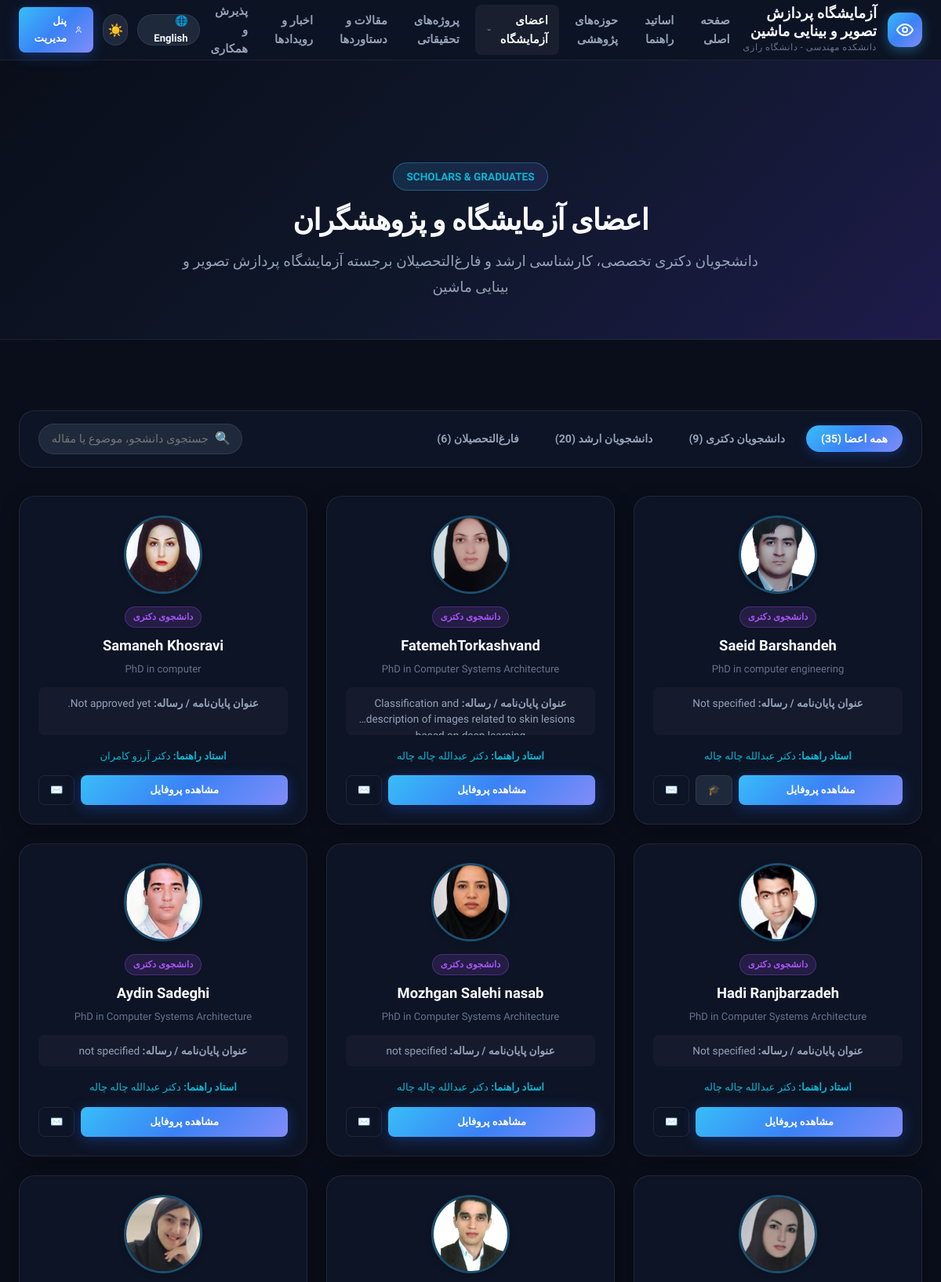
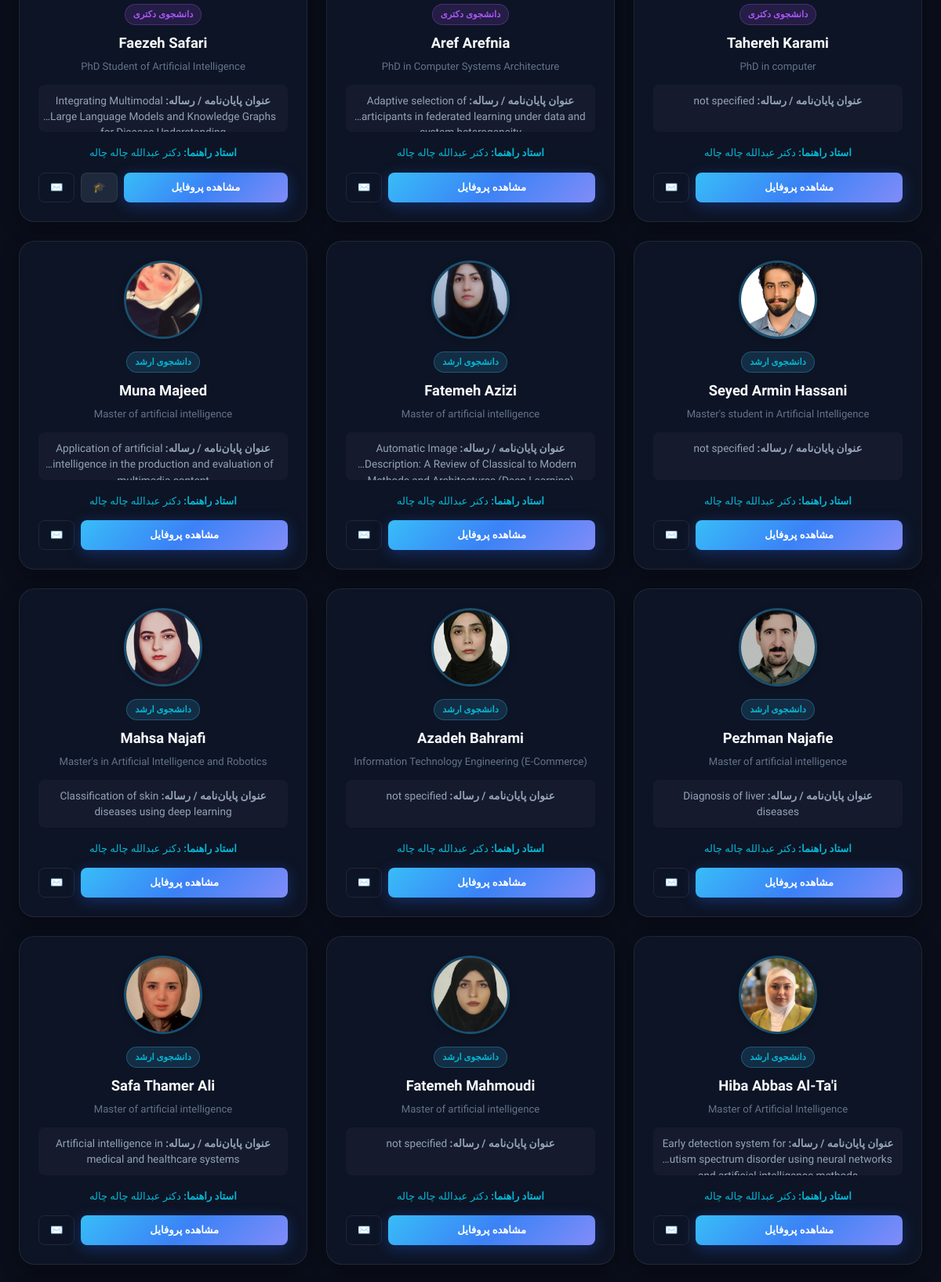
Page /research_portal/team.php (upper part) on the committed database (2 pictures, top to bottom).
### tables this page shows
CREATE TABLE IF NOT EXISTS `students` (
  `id` int(11) NOT NULL AUTO_INCREMENT,
  `name` varchar(255) NOT NULL DEFAULT '',
  `full_name` varchar(255) NOT NULL DEFAULT '',
  `email` varchar(255) NOT NULL DEFAULT '',
  `major` varchar(255) NOT NULL DEFAULT '',
  `degree` enum('MSc','PhD') NOT NULL DEFAULT 'MSc',
  `photo` varchar(255) DEFAULT NULL,
  `status` varchar(100) NOT NULL DEFAULT '',
  `thesis_title` text DEFAULT NULL,
  `research_interests` text DEFAULT NULL,
  `contact` varchar(255) NOT NULL DEFAULT '',
  `scholar_link` varchar(500) NOT NULL DEFAULT '',
  `image` varchar(255) DEFAULT NULL,
  `professor_id` int(11) DEFAULT NULL,
  `created_at` timestamp NOT NULL DEFAULT current_timestamp(),
  `graduated` tinyint(1) NOT NULL DEFAULT 0,
  PRIMARY KEY (`id`)
);

CREATE TABLE IF NOT EXISTS `professor` (
  `id` int(11) NOT NULL AUTO_INCREMENT,
  `name` varchar(255) NOT NULL DEFAULT '',
  `name_fa` varchar(255) NOT NULL DEFAULT '',
  `position` varchar(255) NOT NULL DEFAULT '',
  `position_fa` varchar(255) NOT NULL DEFAULT '',
  `field` varchar(255) NOT NULL DEFAULT '',
  `field_fa` varchar(255) NOT NULL DEFAULT '',
  `email` varchar(255) NOT NULL DEFAULT '',
  `scholar_link` varchar(500) NOT NULL DEFAULT '',
  `linkedin` varchar(500) NOT NULL DEFAULT '',
  `bio` text DEFAULT NULL,
  `bio_fa` text DEFAULT NULL,
  `image` varchar(255) DEFAULT NULL,
  PRIMARY KEY (`id`)
);

### research_portal/team.php (the view, shortened to what this page needs)
<?php
require_once __DIR__ . "/includes/db.php";
require_once __DIR__ . "/header.php";
$students_list = [];
if ($conn && !$conn->connect_error) {
    $s_res = $conn->query("
        SELECT s.*, p.name AS professor_name, p.name_fa AS professor_name_fa
        FROM students s
        LEFT JOIN professor p ON s.professor_id = p.id
        ORDER BY s.graduated ASC, s.degree DESC, s.id DESC
    ");
    if ($s_res) {
        while ($row = $s_res->fetch_assoc()) {
            $students_list[] = $row;
        }
    }
}
$total_count = count($students_list);
$phd_count = count(array_filter($students_list, fn($s) => ($s['degree'] === 'PhD' || stripos($s['status'], 'PhD') !== false) && (int)$s['graduated'] === 0));
$msc_count = count(array_filter($students_list, fn($s) => ($s['degree'] === 'MSc' || stripos($s['status'], 'MSc') !== false) && (int)$s['graduated'] === 0));
$alumni_count = count(array_filter($students_list, fn($s) => (int)$s['graduated'] === 1));
?>
<div class="page-header" style="padding: 130px 0 50px 0; background: var(--gradient-hero); text-align: center; border-bottom: 1px solid var(--border-color);">
    <div class="container">
        <span class="section-badge">Scholars & Graduates</span>
        <h1 class="hero-title" style="font-size: 2.3rem; margin-bottom: 12px;">
            <?= $is_rtl ? 'اعضای آزمایشگاه و پژوهشگران' : 'Lab Members & Graduate Scholars' ?>
        </h1>
        <p class="hero-desc" style="max-width: 750px; margin: 0 auto;">
            <?= $is_rtl ? 'دانشجویان دکتری تخصصی، کارشناسی ارشد و فارغ‌التحصیلان برجسته آزمایشگاه پردازش تصویر و بینایی ماشین' : 'Doctoral researchers, master students, and alumni contributing to computer vision and machine intelligence.' ?>
        </p>
    </div>
</div>
<section class="section">
    <div class="container">
        <div class="filter-bar">
            <div class="filter-tabs">
                <button type="button" class="filter-btn active" data-filter="all">
                    <?= $is_rtl ? 'همه اعضا' : 'All Members' ?> (<?= $total_count ?>)
                </button>
                <button type="button" class="filter-btn" data-filter="phd">
                    <?= $is_rtl ? 'دانشجویان دکتری' : 'PhD Candidates' ?> (<?= $phd_count ?>)
                </button>
                <button type="button" class="filter-btn" data-filter="msc">
                    <?= $is_rtl ? 'دانشجویان ارشد' : 'MSc Students' ?> (<?= $msc_count ?>)
                </button>
                <button type="button" class="filter-btn" data-filter="alumni">
                    <?= $is_rtl ? 'فارغ‌التحصیلان' : 'Graduated Alumni' ?> (<?= $alumni_count ?>)
                </button>
            </div>
            <div class="search-input-wrap">
                <span class="search-icon-pos">🔍</span>
                <input type="text" id="student-search-input" placeholder="<?= htmlspecialchars($tr['search_placeholder']) ?>">
            </div>
        </div>
        <div class="students-grid" id="students-container">
            <?php foreach ($students_list as $student):
                $name = !empty($student['full_name']) ? $student['full_name'] : $student['name'];
                $is_phd = (stripos($student['status'], 'PhD') !== false || $student['degree'] === 'PhD');
                $is_alumni = ((int)$student['graduated'] === 1);
                $badge_class = $is_alumni ? 'badge-alumni' : ($is_phd ? 'badge-phd' : 'badge-msc');
                $badge_label = $is_alumni
                    ? ($is_rtl ? 'فارغ‌التحصیل' : 'Alumni')
                    : ($is_phd ? ($is_rtl ? 'دانشجوی دکتری' : 'PhD Candidate') : ($is_rtl ? 'دانشجوی ارشد' : 'MSc Student'));
                $supervisor_name = !empty($student['professor_name_fa']) && $is_rtl ? $student['professor_name_fa'] : (!empty($student['professor_name']) ? $student['professor_name'] : ($is_rtl ? 'دکتر عبدالله چاله چاله' : 'Dr. Abdolah Chalechale'));
            ?>
            <div class="glass-card student-card student-card-item"
                 data-degree="<?= $student['degree'] ?> <?= $student['status'] ?>"
                 data-graduated="<?= $student['graduated'] ?>"
                 data-name="<?= htmlspecialchars($name) ?>"
                 data-interests="<?= htmlspecialchars($student['research_interests'] ?? '') ?>"
                 data-thesis="<?= htmlspecialchars($student['thesis_title'] ?? '') ?>"
                 data-supervisor="<?= htmlspecialchars($supervisor_name) ?>">
                <img class="student-avatar"
                     src="uploads/<?= !empty($student['photo']) ? htmlspecialchars($student['photo']) : 'default.png' ?>"
                     alt="<?= htmlspecialchars($name) ?>"
                     onerror="this.src='uploads/default.png'">
                <span class="student-degree-badge <?= $badge_class ?>"><?= $badge_label ?></span>
                <h3 class="student-name"><?= htmlspecialchars($name) ?></h3>
                <div class="student-major"><?= htmlspecialchars($student['major'] ?? '') ?></div>
                <?php if (!empty($student['thesis_title'])): ?>
                <div class="student-thesis">
                    <strong><?= htmlspecialchars($tr['thesis_title']) ?>: </strong>
                    <?= htmlspecialchars($student['thesis_title']) ?>
                </div>
                <?php endif; ?>
                <?php if (!empty($supervisor_name)): ?>
                <div style="font-size: 0.82rem; color: var(--accent-cyan); margin-bottom: 14px;">
                    <strong><?= htmlspecialchars($tr['supervisor']) ?>: </strong><?= htmlspecialchars($supervisor_name) ?>
                </div>
                <?php endif; ?>
                <div class="student-card-actions">
                    <a href="student_details.php?id=<?= $student['id'] ?>" class="btn btn-primary btn-sm" style="flex: 1;">
                        <?= htmlspecialchars($tr['view_profile']) ?>
                    </a>
                    <?php if (!empty($student['scholar_link'])): ?>
                    <a href="<?= htmlspecialchars($student['scholar_link']) ?>" target="_blank" class="btn btn-secondary btn-sm" title="Google Scholar">
                        🎓
                    </a>
                    <?php endif; ?>
                    <?php if (!empty($student['email'])): ?>
                    <a href="mailto:<?= htmlspecialchars($student['email']) ?>" class="btn btn-outline btn-sm" title="<?= htmlspecialchars($student['email']) ?>">
                        ✉️
                    </a>
                    <?php endif; ?>
                </div>
            </div>
            <?php endforeach; ?>
        </div>
    </div>
</section>
<?php require_once __DIR__ . "/footer.php"; ?>

### rows in the picture
students: photo (picture), badge_label "دانشجوی دکتری", full_name "Saeid Barshandeh", major "PhD in computer engineering", thesis_title "Not specified", professor.name_fa "دکتر عبدالله چاله چاله"
students: photo (picture), badge_label "دانشجوی دکتری", full_name "FatemehTorkashvand", major "PhD in Computer Systems Architecture", thesis_title "Classification and description of images related to skin…", professor.name_fa "دکتر عبدالله چاله چاله"
students: photo (picture), badge_label "دانشجوی دکتری", full_name "Samaneh Khosravi", major "PhD in computer", thesis_title "Not approved yet.", professor.name_fa "دکتر آرزو کامران"
students: photo (picture), badge_label "دانشجوی دکتری", full_name "Hadi Ranjbarzadeh", major "PhD in Computer Systems Architecture", thesis_title "Not specified", professor.name_fa "دکتر عبدالله چاله چاله"
students: photo (picture), badge_label "دانشجوی دکتری", full_name "Mozhgan Salehi nasab", major "PhD in Computer Systems Architecture", thesis_title "not specified", professor.name_fa "دکتر عبدالله چاله چاله"
students: photo (picture), badge_label "دانشجوی دکتری", full_name "Aydin Sadeghi", major "PhD in Computer Systems Architecture", thesis_title "not specified", professor.name_fa "دکتر عبدالله چاله چاله"
students: photo (picture), badge_label "دانشجوی دکتری", full_name "Tahereh Karami", major "PhD in computer", thesis_title "not specified", professor.name_fa "دکتر عبدالله چاله چاله"
students: photo (picture), badge_label "دانشجوی دکتری", full_name "Aref Arefnia", major "PhD in Computer Systems Architecture", thesis_title "Adaptive selection of participants in federated learning under data…", professor.name_fa "دکتر عبدالله چاله چاله"
students: photo (picture), badge_label "دانشجوی دکتری", full_name "Faezeh Safari", major "PhD Student of Artificial Intelligence", thesis_title "Integrating Multimodal Large Language Models and Knowledge…", professor.name_fa "دکتر عبدالله چاله چاله"
students: photo (picture), badge_label "دانشجوی ارشد", full_name "Seyed Armin Hassani", major "Master's student in Artificial Intelligence", thesis_title "not specified", professor.name_fa "دکتر عبدالله چاله چاله"
students: photo (picture), badge_label "دانشجوی ارشد", full_name "Fatemeh Azizi", major "Master of artificial intelligence", thesis_title "Automatic Image Description: A Review of Classical to…", professor.name_fa "دکتر عبدالله چاله چاله"
students: photo (picture), badge_label "دانشجوی ارشد", full_name "Muna Majeed", major "Master of artificial intelligence", thesis_title "Application of artificial intelligence in the production and evaluation…", professor.name_fa "دکتر عبدالله چاله چاله"
students: photo (picture), badge_label "دانشجوی ارشد", full_name "Pezhman Najafie", major "Master of artificial intelligence", thesis_title "Diagnosis of liver diseases", professor.name_fa "دکتر عبدالله چاله چاله"
students: photo (picture), badge_label "دانشجوی ارشد", full_name "Azadeh Bahrami", major "Information Technology Engineering (E-Commerce)", thesis_title "not specified", professor.name_fa "دکتر عبدالله چاله چاله"
students: photo (picture), badge_label "دانشجوی ارشد", full_name "Mahsa Najafi", major "Master's in Artificial Intelligence and Robotics", thesis_title "Classification of skin diseases using deep learning", professor.name_fa "دکتر عبدالله چاله چاله"
students: photo (picture), badge_label "دانشجوی ارشد", full_name "Hiba Abbas Al-Ta'i", major "Master of Artificial Intelligence", thesis_title "Early detection system for autism spectrum disorder using neural…", professor.name_fa "دکتر عبدالله چاله چاله"
students: photo (picture), badge_label "دانشجوی ارشد", full_name "Fatemeh Mahmoudi", major "Master of artificial intelligence", thesis_title "not specified", professor.name_fa "دکتر عبدالله چاله چاله"
students: photo (picture), badge_label "دانشجوی ارشد", full_name "Safa Thamer Ali", major "Master of artificial intelligence", thesis_title "Artificial intelligence in medical and healthcare systems", professor.name_fa "دکتر عبدالله چاله چاله"

### other values in the picture
$tr['lab_name'] "آزمایشگاه پردازش تصویر و بینایی ماشین"
$tr['lab_sub'] "دانشکده مهندسی - دانشگاه رازی"
$tr['home'] "صفحه اصلی"
$tr['faculty'] "اساتید راهنما"
$tr['research'] "حوزه‌های پژوهشی"
$tr['team'] "اعضای آزمایشگاه"
$tr['projects'] "پروژه‌های تحقیقاتی"
$tr['publications'] "مقالات و دستاوردها"
$tr['news'] "اخبار و رویدادها"
$tr['contact'] "پذیرش و همکاری"
$tr['toggle_lang'] "English"
$tr['admin'] "پنل مدیریت"
$total_count "35"
$phd_count "9"
$msc_count "20"
